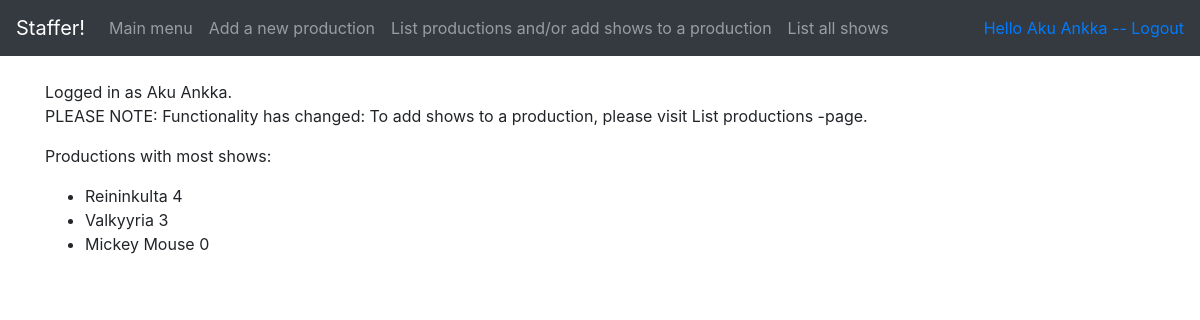
Before: / (signed in) with the older database file.
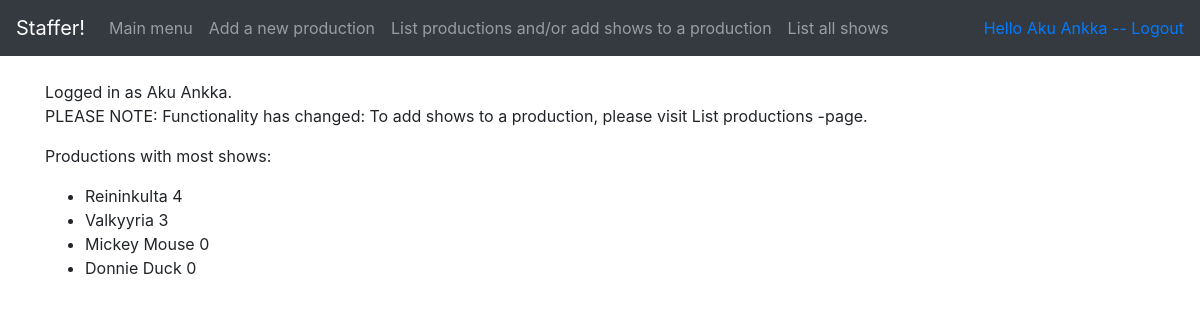
After: the same page with the newer database file.
### application/productions/models.py (models this page shows, shortened)
class Production(db.Model):
    __tablename__ = "production"
    id = db.Column(db.Integer, primary_key=True)
    date_modified = db.Column(db.DateTime, default=db.func.current_timestamp(),
    onupdate=db.func.current_timestamp())
    name = db.Column(db.String(144), nullable=False)
    shows = db.relationship("Show", backref='production', lazy=True)

### application/views.py (the view)
@app.route("/")
def index():
    return render_template("index.html", most_openings=Show.find_shows_with_most_job_openings())

### application/__init__.py (called while the page is built)
@login_manager.user_loader
def load_user(user_id):
    return User.query.get(user_id)

### application/shows/models.py (called while the page is built)
    @staticmethod
    def find_shows_with_most_job_openings():
        stmt = text("SELECT production.id, production.name, COUNT(show.id) AS LKM FROM production LEFT JOIN show ON show.production_id = production.id group by production.id ORDER BY LKM DESC;")
        res = db.engine.execute(stmt)
        response = []
        for row in res:
            response.append({"LKM":row[2], "name":row[1]})
        return response

### application/templates/index.html
{% extends "layout.html" %}
{% block body %}
  <p>
{% if current_user.is_authenticated %}
Logged in as {{ current_user.name }}.
<br>
PLEASE NOTE: Functionality has changed: To add shows to a production, please visit List productions -page.
<br>
{% if most_openings is defined %}
<p>
  Productions with most shows:
</p>
{% endif %}
<ul>
  {% for show in most_openings %}
  <li>
    <td>{{ show.name }}</td>
    <td>{{ show.LKM }}</td>
  </li>
  {% endfor %}
</ul>
{% endif %}
  </p>
{% endblock %}

Changed rows visible on the page:
added Production: name "Donnie Duck", LKM "0"
